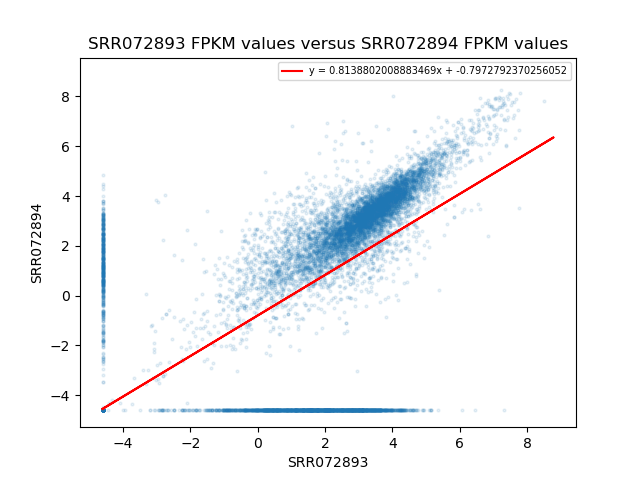

The script that saved this image:
#!/usr/bin/env python3

"""Usage: ./scatterFpkm.py <ctab1> <ctab2> >

Plot FPKM"""

import sys
import os
import pandas as pd
import numpy as np
import matplotlib.pyplot as plt

name1 = sys.argv[1].split(os.sep)[-2]
ctab1 = pd.read_csv(sys.argv[1], sep="\t", index_col="t_name")

name2 = sys.argv[2].split(os.sep)[-2]
ctab2 = pd.read_csv(sys.argv[2], sep="\t", index_col="t_name")

# fpkm = {"sample1": [1,2,3], "sample2": [4,5,6]}

fpkm = {name1: ctab1.loc[:,"FPKM"], name2: ctab2.loc[:, "FPKM"] }
df = pd.DataFrame(fpkm)
df = np.log(df+0.01)

fig, ax = plt.subplots()
ax.scatter( x=df.loc[:, str(name1)], y=df.loc[:, str(name2)], alpha=0.1, s=4)
polyfit = np.polyfit(x=df.loc[:, str(name1)], y=df.loc[:, str(name2)], deg=1)
xpolyfit = df.loc[:, str(name1)]
ypolyfit = (polyfit[0]*xpolyfit) + polyfit[1]
ax.plot(xpolyfit, ypolyfit, color="red", label="y = " + str(polyfit[0]) + "x + " + str(polyfit[1]))
ax.legend(loc="upper right", prop ={'size': 7})
# ax.scatter(x1, y1, s=100, color="blue", alpha=0.5)
# ax.scatter(x2, y2, s=100, color="red", alpha=0.5)
ax.set_title(str(name1) + " FPKM values versus " + str(name2) + " FPKM values")
plt.xlabel(str(name1))
plt.ylabel(str(name2))
fig.savefig("scatterFpkm.png")
plt.close(fig)